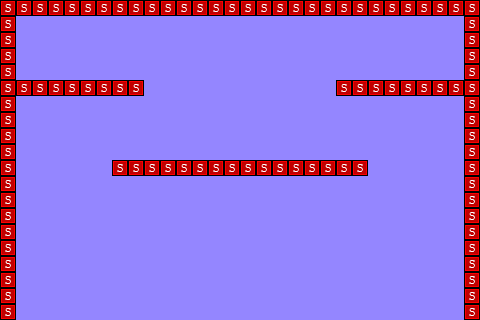

The image is a tile-based game level rendered from a .tmx file. Its description and source (layers, tilesets, objects; grid data summarised) follow:
An orthogonal 30x20 tile map with 16x16 px tiles, 2 tile layers (Tile Layer 1, collision), 5 tilesets and 33 objects (32x brick, paddle).

<map version="1.0" orientation="orthogonal" width="30" height="20" tilewidth="16" tileheight="16" backgroundcolor="#9486ff">
 <tileset firstgid="1" name="brick" tilewidth="16" tileheight="16">
  <image source="../img/brick.png" width="32" height="16" />
 </tileset>
 <tileset firstgid="3" name="ball" tilewidth="16" tileheight="16">
  <image source="../img/ball.png" width="16" height="16" />
 </tileset>
 <tileset firstgid="4" name="paddle" tilewidth="16" tileheight="16">
  <image source="../img/paddle.png" width="48" height="16" />
 </tileset>
 <tileset firstgid="7" name="tiles" tilewidth="16" tileheight="16">
  <image source="../img/tiles.png" width="80" height="224" />
 </tileset>
 <tileset firstgid="77" name="solid-tile" tilewidth="16" tileheight="16">
  <image source="../img/solid-tile.png" width="16" height="16" />
  <tile id="0">
   <properties>
    <property name="type" value="solid" />
   </properties>
  </tile>
 </tileset>
 <layer name="Tile Layer 1" width="30" height="20">
  <data>[600 cells, 100 non-empty, 1 distinct tile ids]</data>
 </layer>
 <objectgroup name="entity-paddle" width="30" height="20" />
 <objectgroup name="entity-brick" width="30" height="20">
  <object name="brick" x="16" y="16" width="32" height="16" />
  <object name="brick" x="48" y="16" width="32" height="16" />
  <object name="brick" x="400" y="16" width="32" height="16" />
  <object name="brick" x="112" y="16" width="32" height="16" />
  <object name="brick" x="112" y="32" width="32" height="16" />
  <object name="brick" x="16" y="64" width="32" height="16" />
  <object name="brick" x="16" y="48" width="32" height="16" />
  <object name="brick" x="16" y="32" width="32" height="16" />
  <object name="brick" x="432" y="16" width="32" height="16" />
  <object name="brick" x="368" y="16" width="32" height="16" />
  <object name="brick" x="336" y="64" width="32" height="16" />
  <object name="brick" x="336" y="48" width="32" height="16" />
  <object name="brick" x="336" y="32" width="32" height="16" />
  <object name="brick" x="336" y="16" width="32" height="16" />
  <object name="brick" x="368" y="64" width="32" height="16" />
  <object name="brick" x="400" y="64" width="32" height="16" />
  <object name="brick" x="432" y="64" width="32" height="16" />
  <object name="brick" x="368" y="48" width="32" height="16" />
  <object name="brick" x="400" y="48" width="32" height="16" />
  <object name="brick" x="432" y="48" width="32" height="16" />
  <object name="brick" x="368" y="32" width="32" height="16" />
  <object name="brick" x="400" y="32" width="32" height="16" />
  <object name="brick" x="432" y="32" width="32" height="16" />
  <object name="brick" x="112" y="48" width="32" height="16" />
  <object name="brick" x="112" y="64" width="32" height="16" />
  <object name="brick" x="80" y="32" width="32" height="16" />
  <object name="brick" x="80" y="48" width="32" height="16" />
  <object name="brick" x="80" y="64" width="32" height="16" />
  <object name="brick" x="48" y="64" width="32" height="16" />
  <object name="brick" x="48" y="48" width="32" height="16" />
  <object name="brick" x="48" y="32" width="32" height="16" />
  <object name="brick" x="80" y="16" width="32" height="16" />
  <object name="paddle" x="160" y="272" width="48" height="16" />
 </objectgroup>
 <layer name="collision" width="30" height="20">
  <data>[600 cells, 100 non-empty, 1 distinct tile ids]</data>
 </layer>
</map>
